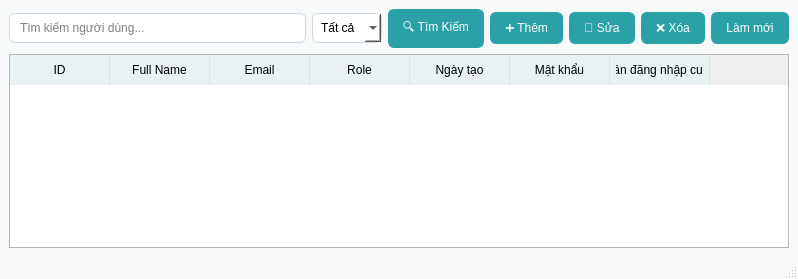
<?xml version="1.0" encoding="UTF-8"?>
<ui version="4.0">
 <class>MainWindow_UserManagement</class>
 <widget class="QMainWindow" name="MainWindow_UserManagement">
  <property name="geometry">
   <rect>
    <x>0</x>
    <y>0</y>
    <width>798</width>
    <height>279</height>
   </rect>
  </property>
  <property name="windowTitle">
   <string>Fruit ML - User Management</string>
  </property>
  <property name="styleSheet">
   <string>
    * { font-family: &quot;Segoe UI&quot;; }
    QMainWindow { background: #f7f9fb; }
    QGroupBox { border: 1px solid #e1e5ea; border-radius: 8px; margin-top: 16px; }
    QGroupBox::title { subcontrol-origin: margin; subcontrol-position: top left; padding: 4px 8px; color: #0b6d77; font-weight: 600; }
    QPushButton { padding: 8px 14px; border-radius: 6px; border: 1px solid #2aa1a6; background: #2aa1a6; color: white; }
    QPushButton:hover { background: #238a8f; }
    QPushButton#btnLogout { background: #f44336; border-color: #f44336; }
    QLineEdit, QComboBox, QDateEdit, QTextEdit { border: 1px solid #cfd8dc; border-radius: 6px; padding: 6px 8px; background: white; }
    QTabBar::tab { padding: 8px 14px; border: 1px solid #cfd8dc; border-bottom: none; background: #f1f5f8; border-top-left-radius: 6px; border-top-right-radius: 6px; }
    QTabBar::tab:selected { background: white; color: #0b6d77; font-weight: 600; }
    QHeaderView::section { background:#e9f2f3; padding: 6px; border: none; border-right:1px solid #d7e3e4; }
    QTableView { gridline-color:#e3ecee; selection-background-color:#b2ebf2; selection-color:#003b40; }
    </string>
  </property>
  <widget class="QWidget" name="centralwidget">
   <layout class="QVBoxLayout" name="verticalLayout">
    <item>
     <layout class="QHBoxLayout" name="layoutToolbar">
      <item>
       <widget class="QLineEdit" name="lineEditSearchUser">
        <property name="placeholderText">
         <string>Tìm kiếm người dùng...</string>
        </property>
       </widget>
      </item>
      <item>
       <widget class="QComboBox" name="comboRoleFilter">
        <item>
         <property name="text">
          <string>Tất cả</string>
         </property>
        </item>
        <item>
         <property name="text">
          <string>User</string>
         </property>
        </item>
        <item>
         <property name="text">
          <string>Admin</string>
         </property>
        </item>
       </widget>
      </item>
      <item>
       <widget class="QPushButton" name="btnSearchUser">
        <property name="text">
         <string>🔍 Tìm Kiếm</string>
        </property>
       </widget>
      </item>
      <item>
       <widget class="QPushButton" name="btnAddUser">
        <property name="text">
         <string>➕ Thêm</string>
        </property>
       </widget>
      </item>
      <item>
       <widget class="QPushButton" name="btnEditUser">
        <property name="text">
         <string>📝 Sửa</string>
        </property>
       </widget>
      </item>
      <item>
       <widget class="QPushButton" name="btnDeleteUser">
        <property name="text">
         <string>❌ Xóa</string>
        </property>
       </widget>
      </item>
      <item>
       <widget class="QPushButton" name="btnRefreshUser">
        <property name="text">
         <string>Làm mới</string>
        </property>
       </widget>
      </item>
     </layout>
    </item>
    <item>
     <widget class="QTableWidget" name="tableWidgetUsers">
      <column>
       <property name="text">
        <string>ID</string>
       </property>
      </column>
      <column>
       <property name="text">
        <string>Full Name</string>
       </property>
      </column>
      <column>
       <property name="text">
        <string>Email</string>
       </property>
      </column>
      <column>
       <property name="text">
        <string>Role</string>
       </property>
      </column>
      <column>
       <property name="text">
        <string>Ngày tạo</string>
       </property>
      </column>
      <column>
       <property name="text">
        <string>Mật khẩu</string>
       </property>
      </column>
      <column>
       <property name="text">
        <string>Lần đăng nhập cuối</string>
       </property>
      </column>
     </widget>
    </item>
   </layout>
  </widget>
  <widget class="QStatusBar" name="statusbar"/>
 </widget>
 <resources/>
 <connections/>
</ui>
